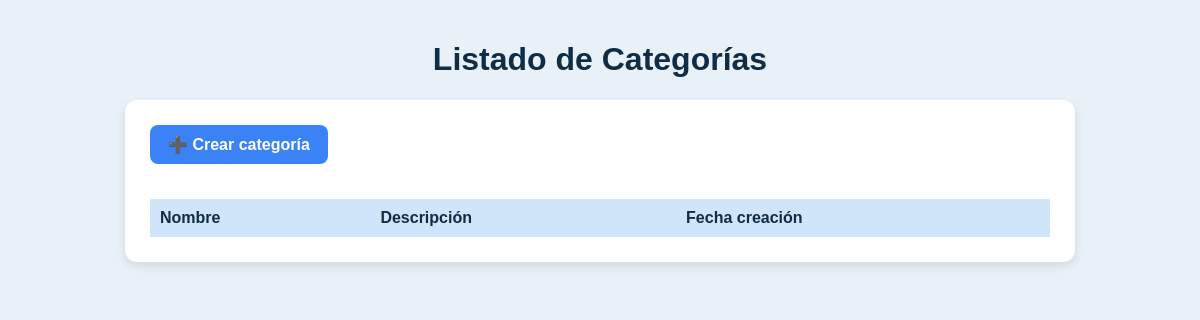
The app's page /api2/categorias/, older data.
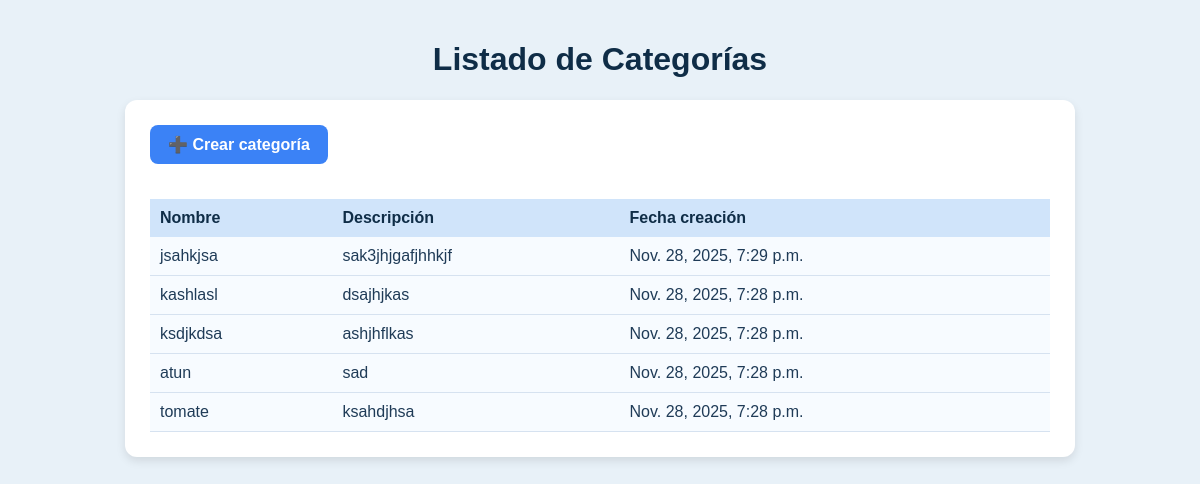
The same page, newer data.
### api2/models.py (models this page shows, shortened)
class Categoria(models.Model):
    nombre = models.CharField(max_length=100)
    descripcion = models.TextField(blank=True)
    fecha_creacion = models.DateTimeField(auto_now_add=True)
    class Meta:
        ordering = ['-fecha_creacion']

### api2/views.py (the view)
# urls.py: path('categorias/', views.listar_categorias, name='categoria-listar'),
def listar_categorias(request):
    categorias = Categoria.objects.all()
    return render(request, 'categorias/listar.html', {'categorias': categorias})

### api2/templates/categorias/listar.html (shortened to what this page needs)
<!DOCTYPE html>
<html lang="es">
<head>
</head>
<body>
<h1>Listado de Categorías</h1>
<div class="container">
    <a class="btn" href="{% url 'categoria-crear' %}">➕ Crear categoría</a>
    <table>
        <tr>
            <th>Nombre</th>
            <th>Descripción</th>
            <th>Fecha creación</th>
        </tr>
        {% for c in categorias %}
        <tr>
            <td>{{ c.nombre }}</td>
            <td>{{ c.descripcion }}</td>
            <td>{{ c.fecha_creacion }}</td>
        </tr>
        {% endfor %}
    </table>
</div>
</body>
</html>

Row changes from the older to the newer data that the page shows:
added Categoria: nombre "jsahkjsa", descripcion "sak3jhjgafjhhkjf", fecha_creacion "Nov. 28, 2025, 7:29 p.m."
added Categoria: nombre "kashlasl", descripcion "dsajhjkas", fecha_creacion "Nov. 28, 2025, 7:28 p.m."
added Categoria: nombre "ksdjkdsa", descripcion "ashjhflkas", fecha_creacion "Nov. 28, 2025, 7:28 p.m."
added Categoria: nombre "atun", descripcion "sad", fecha_creacion "Nov. 28, 2025, 7:28 p.m."
added Categoria: nombre "tomate", descripcion "ksahdjhsa", fecha_creacion "Nov. 28, 2025, 7:28 p.m."
